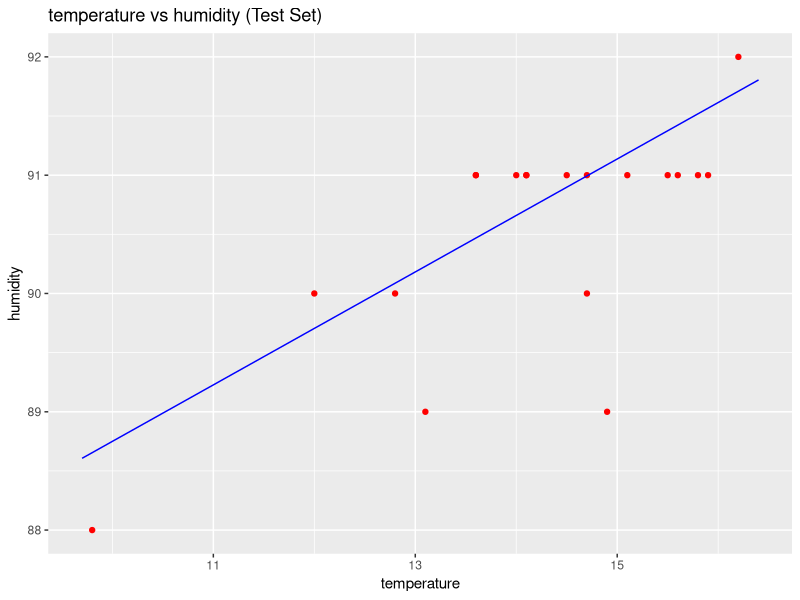
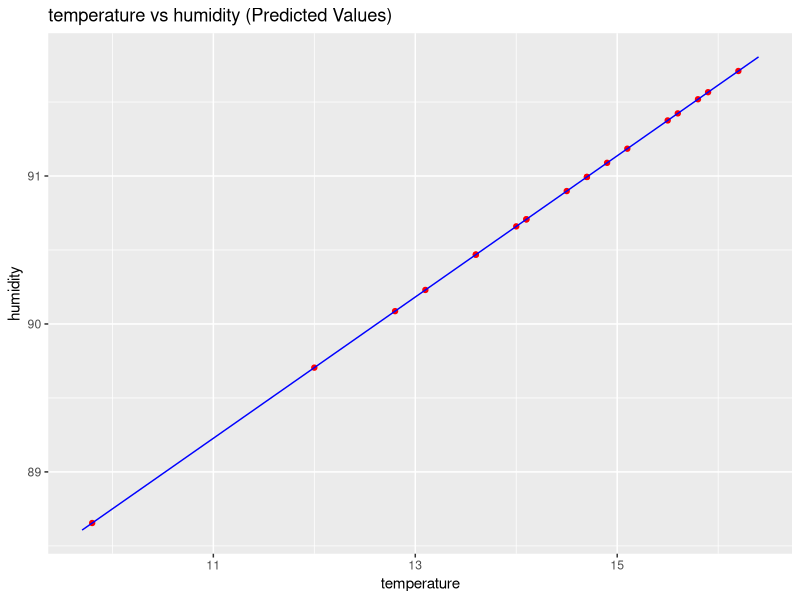

Source code (R) for these figures, in order:
# installing packages

library(caTools)
library(ggplot2)

# inporting dataset

dataset <- read.csv('ths_data.csv')

str(dataset)


# splitting dataset into training set and test set

set.seed(321654987)
split <- sample.split(
  dataset$humidity,
  SplitRatio = 0.9
)

training_set <- subset(dataset, split == TRUE)
test_set <- subset(dataset, split == FALSE)

# building the model (backward elimination)

# automatic backward elimination function

backwardElimination <- function(x, sl) {
  numVars = length(x)
  for (i in c(1:numVars)){
    regressor = lm(formula = humidity ~ ., data = x)
    maxVar = max(coef(summary(regressor))[c(2:numVars), "Pr(>|t|)"])
    if (maxVar > sl){
      j = which(coef(summary(regressor))[c(2:numVars), "Pr(>|t|)"] == maxVar)
      x = x[, -j]
    }
    numVars = numVars - 1
  }
  return(summary(regressor))
}
 
significance_level = 0.05
backwardElimination(training_set, significance_level)

regressor <- lm(
  formula = humidity ~ temperature,
  data = training_set
)

summary(regressor)

y_pred <- predict(
  regressor, 
  newdata = test_set
)

cor(dataset$humidity,  dataset$temperature)

ggplot() + 
  geom_point(
    aes(
      # dataset of what we are visualizing
      x = test_set$temperature,  
      y = test_set$humidity
    ),
    colour = 'red'
  ) + 
  geom_line(
    aes(
      # use regression from training 
      x = training_set$temperature, 
      predict(regressor, newdata = training_set)
    ),
    colour = 'blue'
  ) + 
  ggtitle('temperature vs humidity (Test Set)') + 
  xlab('temperature') + 
  ylab('humidity')

ggplot() + 
  geom_point(
    aes(
      # dataset of what we are visualizing
      x = test_set$temperature,  
      y = y_pred
    ),
    colour = 'red'
  ) + 
  geom_line(
    aes(
      # use regression from training 
      x = training_set$temperature, 
      predict(regressor, newdata = training_set)
    ),
    colour = 'blue'
  ) + 
  ggtitle('temperature vs humidity (Predicted Values)') + 
  xlab('temperature') + 
  ylab('humidity')
